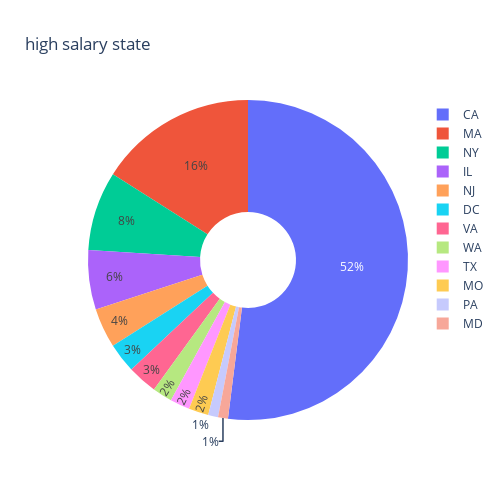

Write notebook code for a chart like this one.
### Code cell
ex.pie(high_salary_location, names='state',title='high salary state',hole=0.3, width=500, height=500)

### Figure 1 — Plotly figure (JSON) as saved in the notebook; plotly's stock layout.template omitted (floating-point values rounded to 4 significant figures)
{"data": [{"domain": {"x": [0, 1], "y": [0, 1]}, "hole": 0.3, "hovertemplate": "state=%{label}<extra></extra>", "labels": ["IL", "IL", "IL", "DC", "CA", "CA", "CA", "CA", "CA", "CA", "CA", "IL", "IL", "CA", "CA", "WA", "WA", "CA", "CA", "CA", "CA", "CA", "IL", "CA", "CA", "CA", "NJ", "CA", "MA", "NY", "CA", "CA", "CA", "CA", "CA", "CA", "CA", "MA", "NY", "NY", "NY", "CA", "CA", "MA", "MA", "CA", "CA", "CA", "CA", "CA", "CA", "CA", "MA", "NJ", "NJ", "MA", "CA", "PA", "DC", "DC", "MA", "CA", "MA", "MA", "MA", "MA", "CA", "MA", "CA", "CA", "CA", "CA", "CA", "CA", "CA", "CA", "CA", "CA", "TX", "TX", "CA", "CA", "CA", "MD", "NY", "VA", "NY", "NY", "MA", "MA", "NJ", "NY", "MA", "MA", "MO", "CA", "MO", "VA", "VA", "CA"], "legendgroup": "", "name": "", "showlegend": true, "type": "pie"}], "layout": {"height": 500, "legend": {"tracegroupgap": 0}, "title": {"text": "high salary state"}, "width": 500}}
